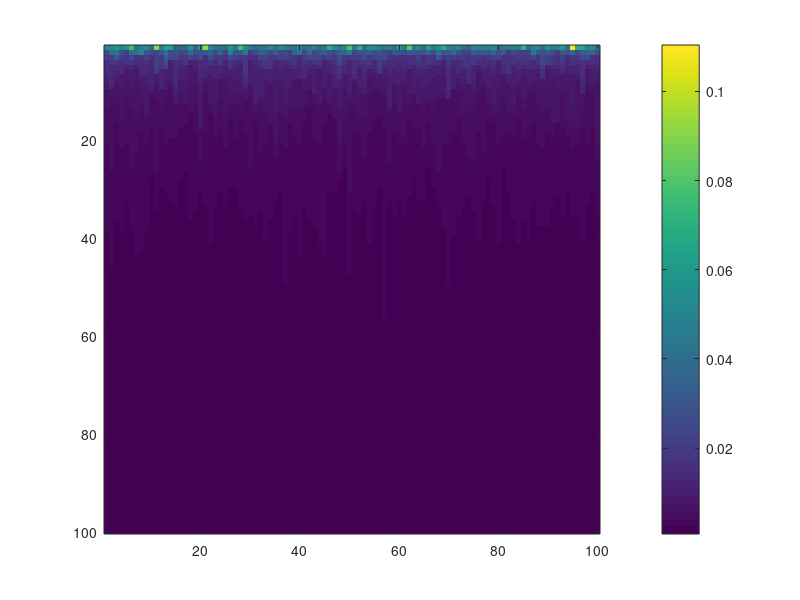
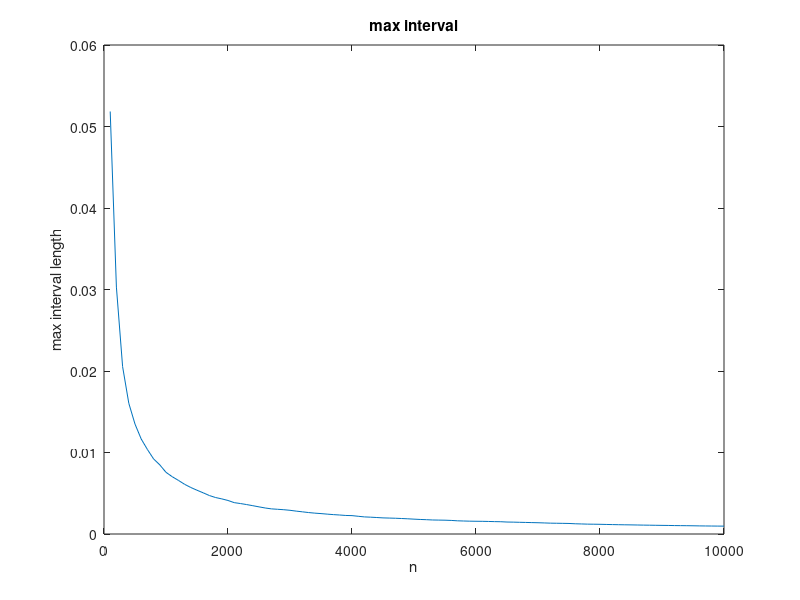
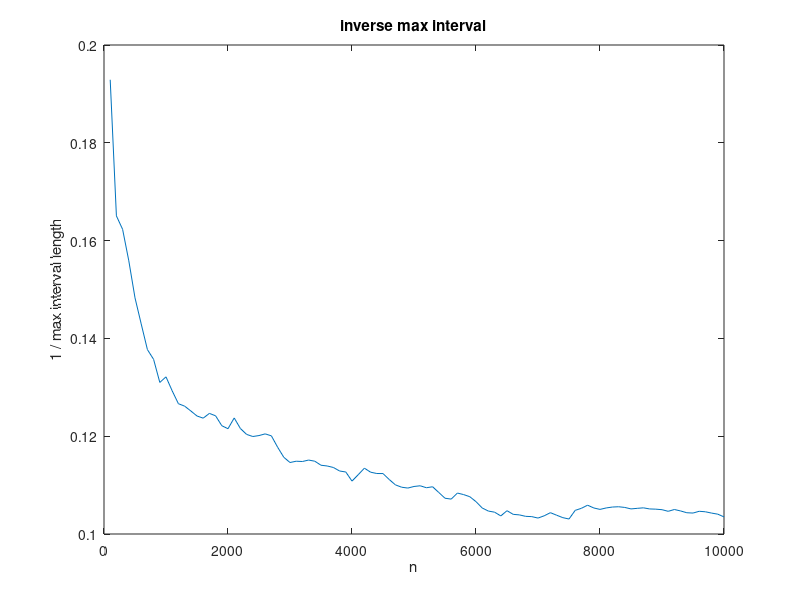
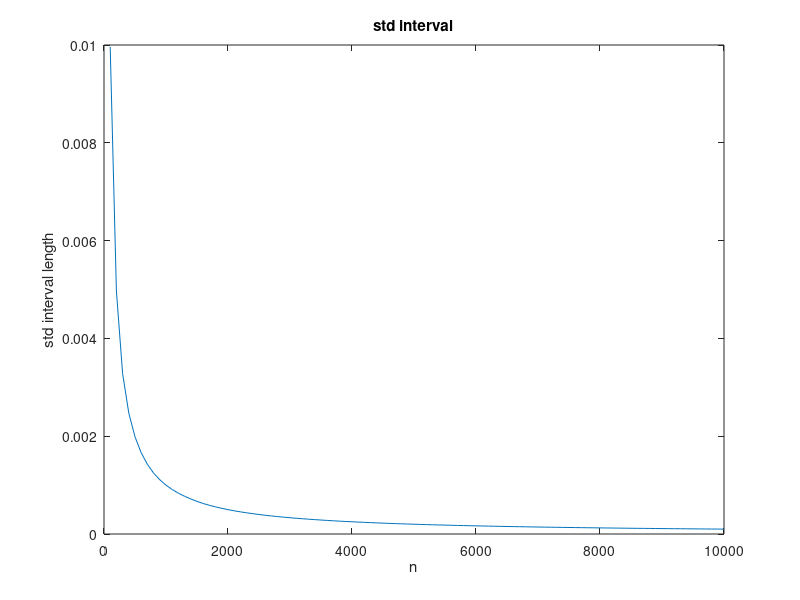

Write the MATLAB code that produced these figures, in order.
% A script for simulating throwing random points in the unit interval 
% and finding what is the maximal gap between two consecutive points

max_n = 10000; n_win = 100;

n_vec = n_win:n_win:max_n; n_num = length(n_vec);

iters = 100;

mean_interval_mat = zeros(n_num, iters);
std_interval_mat = zeros(n_num, iters);
max_interval_mat = zeros(n_num, iters);


for i=1:iters
    rand_vec = rand(1,max_n); % draw points uniformly at random
    
%    rand_vec = sort(rand_vec); % sort them 
    ctr=1;
    for j=n_vec
        diff_vec = diff(sort(rand_vec(1:j)));
        mean_interval_mat(ctr, i) =  mean(diff_vec);
        std_interval_mat(ctr, i) =  std(diff_vec);
        max_interval_mat(ctr, i) = max(diff_vec); % sort them and take maximal interval
        ctr=ctr+1;
    end
end

figure; imagesc(max_interval_mat); colorbar;    

max_interval_mean = mean(max_interval_mat,2);
std_interval_mean = mean(std_interval_mat,2);

figure; plot(n_vec, max_interval_mean); title('max interval'); xlabel('n'); ylabel('max interval length');

figure; plot(n_vec,1./(n_vec'.* max_interval_mean)); title('inverse max interval'); xlabel('n'); ylabel('1 / max interval length');

figure; plot(n_vec, std_interval_mean); title('std interval'); xlabel('n'); ylabel('std interval length');






